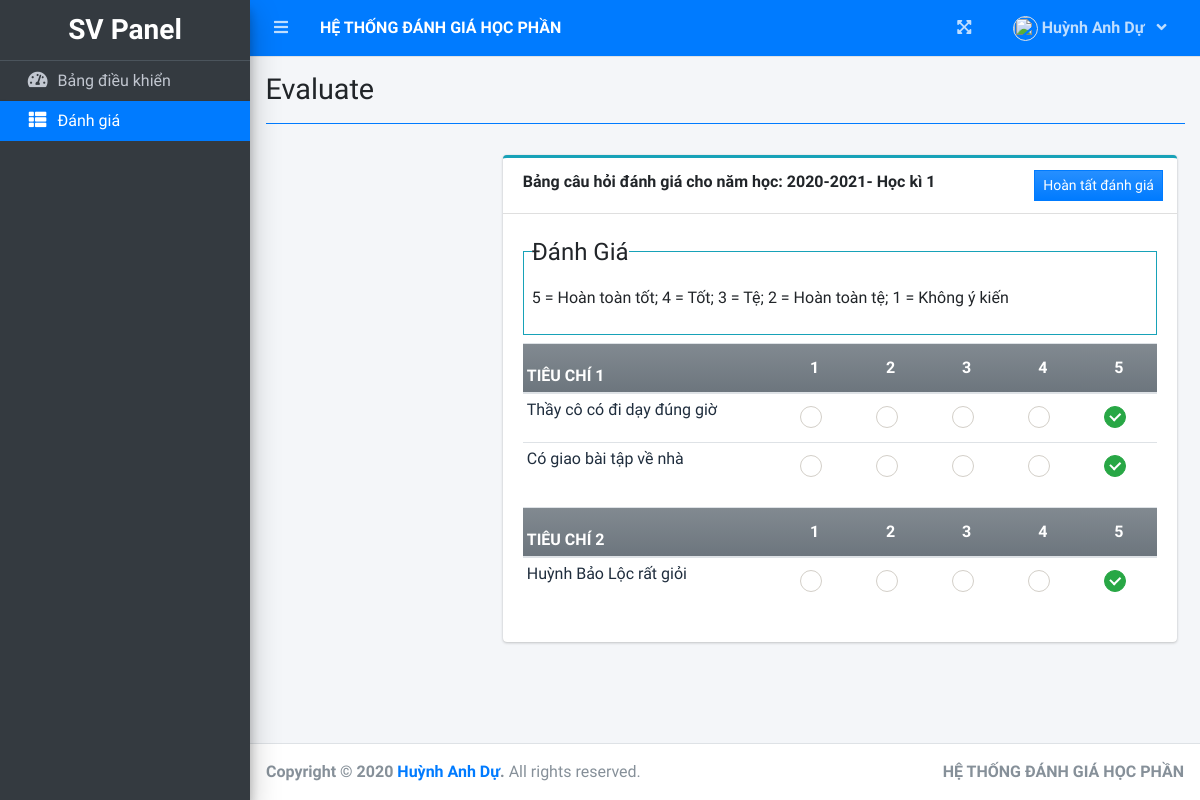
Screenshot of /index.php?page=evaluate (signed in) with the database file from the repository.
### tables this page shows
CREATE TABLE `criteria_list` (
  `id` int(30) NOT NULL,
  `criteria` text NOT NULL,
  `order_by` int(30) NOT NULL
);

CREATE TABLE `question_list` (
  `id` int(30) NOT NULL,
  `academic_id` int(30) NOT NULL,
  `question` text NOT NULL,
  `order_by` int(30) NOT NULL,
  `criteria_id` int(30) NOT NULL
);

### student/evaluate.php (the view, shortened to what this page needs)
<?php
function ordinal_suffix($num){
    $num = $num % 100;
    if($num < 11 || $num > 13){
         switch($num % 10){
            case 1: return $num;
        }
    }
    return $num;
}
?>
<div class="col-lg-12">
	<div class="row">
		<div class="col-md-3">
		</div>
		<div class="col-md-9">
			<div class="card card-outline card-info">
				<div class="card-header">
					<b>Bảng câu hỏi đánh giá cho năm học: <?php echo $_SESSION['academic']['year'].'- Học kì '.(ordinal_suffix($_SESSION['academic']['semester'])) ?> </b>
					<div class="card-tools">
						<button class="btn btn-sm btn-flat btn-primary bg-gradient-primary mx-1" form="manage-evaluation">Hoàn tất đánh giá</button>
					</div>
				</div>
				<div class="card-body">
					<fieldset class="border border-info p-2 w-100">
					   <legend  class="w-auto">Đánh Giá</legend>
					   <p>5 = Hoàn toàn tốt;   4 = Tốt;   3 = Tệ;   2 = Hoàn toàn tệ;   1 = Không ý kiến</p>
					</fieldset>
					<form id="manage-evaluation">
					<?php
						$criteria = $conn->query("SELECT * FROM criteria_list where id in (SELECT criteria_id FROM question_list where academic_id = {$_SESSION['academic']['id']} ) order by abs(order_by) asc ");
						while($crow = $criteria->fetch_assoc()):
					?>
					<table class="table table-condensed">
						<thead>
							<tr class="bg-gradient-secondary">
								<th class=" p-1"><b><?php echo $crow['criteria'] ?></b></th>
								<th class="text-center">1</th>
								<th class="text-center">2</th>
								<th class="text-center">3</th>
								<th class="text-center">4</th>
								<th class="text-center">5</th>
							</tr>
						</thead>
						<tbody class="tr-sortable">
							<?php
							$questions = $conn->query("SELECT * FROM question_list where criteria_id = {$crow['id']} and academic_id = {$_SESSION['academic']['id']} order by abs(order_by) asc ");
							while($row=$questions->fetch_assoc()):
							?>
							<tr class="bg-white">
								<td class="p-1" width="40%">
									<?php echo $row['question'] ?>
								</td>
								<?php for($c=1;$c<=5;$c++): ?>
								<td class="text-center">
									<div class="icheck-success d-inline">
				                        <label for="qradio<?php echo $row['id'].'_'.$c ?>">
				                        </label>
			                      </div>
								</td>
								<?php endfor; ?>
							</tr>
							<?php endwhile; ?>
						</tbody>
					</table>
					<?php endwhile; ?>
					</form>
				</div>
			</div>
		</div>
	</div>
</div>

### rows the page displays
criteria_list: criteria "TIÊU CHÍ 1"
question_list: question "Thầy cô có đi dạy đúng giờ"
question_list: question "Có giao bài tập về nhà"
criteria_list: criteria "TIÊU CHÍ 2"
question_list: question "Huỳnh Bảo Lộc rất giỏi"

### other values shown
$_SESSION['system']['name'] "HỆ THỐNG ĐÁNH GIÁ HỌC PHẦN"
$_SESSION['login_firstname'] "Huỳnh Anh"
$_SESSION['login_lastname'] "Dự"
$title "Evaluate"
$_SESSION['academic']['year'] "2020-2021"
ordinal_suffix($_SESSION['academic']['semester']) "1"
